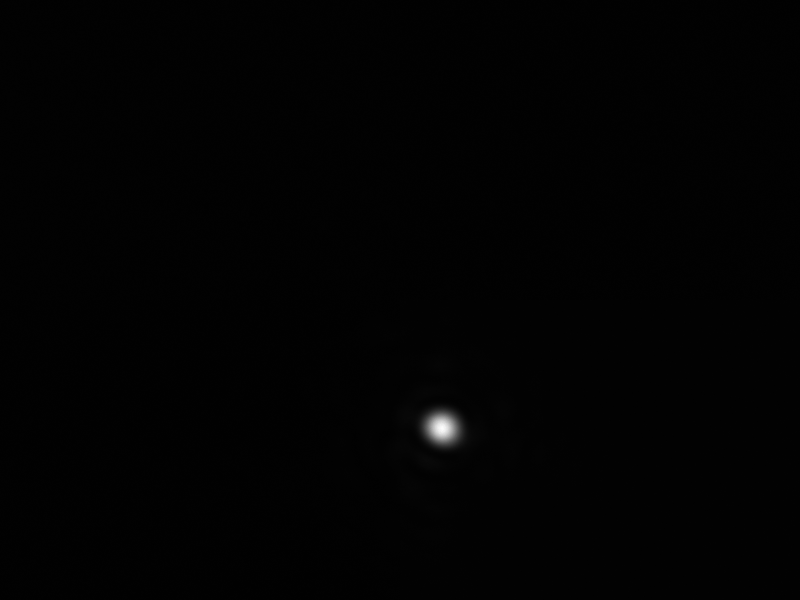
#> input picture example_files/laser_focus/157_Fz=-6mm_600mJ_680_ND10ND10ND10ND03Laser+ND40Target191320_.png, 1600 x 1200 px (shown at 1/2 size); its folder holds only this picture in this run
$ python verify_fit.py
#> lines starting #> are read from the running program, lines starting #| are printed output that depends on the picture
#!/usr/bin/env python3
"""Verify focal-spot-calculator.js fit engine against scipy reference."""
import numpy as np
from PIL import Image
from scipy.optimize import curve_fit, minimize
import glob, os

files = sorted(glob.glob('example_files/laser_focus/*.png'))

def gauss2d_flat(xy, amp, xo, yo, sigX, sigY, theta, offset):
    x, y = xy
    cosT = np.cos(theta); sinT = np.sin(theta)
    a = cosT**2/(2*sigX**2) + sinT**2/(2*sigY**2)
    b = -np.sin(2*theta)/(4*sigX**2) + np.sin(2*theta)/(4*sigY**2)
    c = sinT**2/(2*sigX**2) + cosT**2/(2*sigY**2)
    return (offset + amp * np.exp(-(a*(x-xo)**2 + 2*b*(x-xo)*(y-yo) + c*(y-yo)**2))).ravel()

print("=" * 70)
print("CHECK 1: 16-bit PNG vs 8-bit Canvas precision")
print("=" * 70)
img = Image.open(files[0])
#> img is the input picture: PIL image 1600x1200 I;16; min 292, max 42650, mean 692
arr = np.array(img)
print(f"  Raw: dtype={arr.dtype}, range=[{arr.min()},{arr.max()}]")
#|   Raw: dtype=uint16, range=[292,42650]
arr8 = (arr.astype(float)/257.0).clip(0,255)
print(f"  8-bit: range=[{arr8.min():.1f},{arr8.max():.1f}]")
#|   8-bit: range=[1.1,166.0]
print(f"  Dynamic range: 16bit={arr.max()-arr.min()} -> 8bit={arr8.max()-arr8.min():.0f} levels")
#|   Dynamic range: 16bit=42358 -> 8bit=165 levels
print()

print("=" * 70)
print("CHECK 2: Fit comparison 16-bit LM vs 8-bit LM (all images)")
print("=" * 70)
for f in files:
    img = Image.open(f)
    a16 = np.array(img, dtype=float)
    py, px = np.unravel_index(np.argmax(a16), a16.shape)
#> py = 855; px = 884
    rw, rh = 200, 200
    rx = max(0, min(a16.shape[1]-rw, px-rw//2))
#> rx = 784
    ry = max(0, min(a16.shape[0]-rh, py-rh//2))
#> ry = 755
    roi16 = a16[ry:ry+rh, rx:rx+rw]
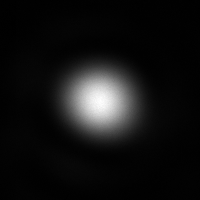
#> roi16: shape (200, 200) float64; min 460, max 42650, mean 3621.4; drawn with min black and max white
    roi8 = (roi16/257.0).clip(0,255)
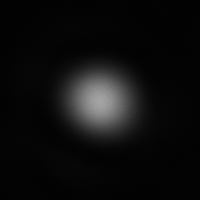
#> roi8: shape (200, 200) float64; min 1.79, max 166, mean 14.1
    ny, nx = roi16.shape
#> ny = 200; nx = 200
    xa, ya = np.meshgrid(np.arange(nx), np.arange(ny))
    mpy, mpx = np.unravel_index(np.argmax(roi16), roi16.shape)
#> mpy = 100; mpx = 100
    p0 = [roi16.max()-roi16.min(), mpx, mpy, rw/8, rh/8, 0, roi16.min()]
#> p0 = [42190, 100, 100, 25, 25, 0, 460]
    p16, _ = curve_fit(gauss2d_flat, (xa, ya), roi16.ravel(), p0=p0)
#> p16 = [43222.5, 99.78, 100.9, 21.48, 19.31, -0.439, 805.3]
    p0b = [roi8.max()-roi8.min(), mpx, mpy, rw/8, rh/8, 0, roi8.min()]
#> p0b = [164.2, 100, 100, 25, 25, 0, 1.79]
    p8, _ = curve_fit(gauss2d_flat, (xa, ya), roi8.ravel(), p0=p0b)
#> p8 = [168.2, 99.78, 100.9, 21.48, 19.31, -0.439, 3.13]
    c = 0.4
    f16 = [2*np.sqrt(2*np.log(2))*abs(p16[i])*c for i in [3,4]]
#> f16 = [20.24, 18.19]
    f8 = [2*np.sqrt(2*np.log(2))*abs(p8[i])*c for i in [3,4]]
#> f8 = [20.24, 18.19]
    bn = os.path.basename(f)[:3]
    print(f"  {bn}: 16b=({max(f16):.2f},{min(f16):.2f}) 8b=({max(f8):.2f},{min(f8):.2f}) diff=({abs(max(f16)-max(f8)):.3f},{abs(min(f16)-min(f8)):.3f})")
#|   157: 16b=(20.24,18.19) 8b=(20.24,18.19) diff=(0.000,0.000)
print()

print("=" * 70)
print("CHECK 3: Nelder-Mead convergence at 120 / 500 / 2000 iterations")
print("=" * 70)
a16 = np.array(Image.open(files[0]), dtype=float)
py, px = np.unravel_index(np.argmax(a16), a16.shape)
roi = a16[max(0,py-100):py+100, max(0,px-100):px+100]
ny, nx = roi.shape

def cost_ds(params):
    amp, xo, yo, sigX, sigY, theta, offset = params
    if sigX <= 0.1 or sigY <= 0.1: return 1e18
    cosT, sinT = np.cos(theta), np.sin(theta)
    a = cosT**2/(2*sigX**2) + sinT**2/(2*sigY**2)
    b = -np.sin(2*theta)/(4*sigX**2) + np.sin(2*theta)/(4*sigY**2)
    c = sinT**2/(2*sigX**2) + cosT**2/(2*sigY**2)
    ys = np.arange(0, ny, 2); xs = np.arange(0, nx, 2)
    XX, YY = np.meshgrid(xs, ys)
    dx = XX - xo; dy = YY - yo
    model = offset + amp * np.exp(-(a*dx**2 + 2*b*dx*dy + c*dy**2))
    return np.sum((roi[::2,::2] - model)**2)

mpy, mpx = np.unravel_index(np.argmax(roi), roi.shape)
p0 = [roi.max()-roi.min(), mpx, mpy, nx/8, ny/8, 0, roi.min()]
for mi in [120, 500, 2000]:
    r = minimize(cost_ds, p0, method='Nelder-Mead', options={'maxiter':mi, 'adaptive':True})
    sx, sy = abs(r.x[3]), abs(r.x[4])
    fmaj = max(2*np.sqrt(2*np.log(2))*sx*0.4, 2*np.sqrt(2*np.log(2))*sy*0.4)
    fmin = min(2*np.sqrt(2*np.log(2))*sx*0.4, 2*np.sqrt(2*np.log(2))*sy*0.4)
    print(f"  {mi:5d} iters: nfev={r.nfev:5d}, FWHM=({fmaj:.2f},{fmin:.2f}), converged={r.success}")
#> this loop made 3 passes
#|     120 iters: nfev=  209, FWHM=(20.04,18.75), converged=False
#|     500 iters: nfev=  819, FWHM=(19.83,18.52), converged=False
#|    2000 iters: nfev= 1780, FWHM=(20.24,18.18), converged=True
#> pass 1, in cost_ds (call 2), `dx = XX - xo`:
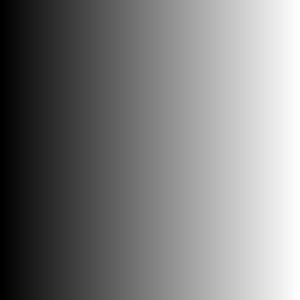
#> dx: shape (100, 100) float64 (shown 3 times larger); min -100, max 98, mean -1; drawn with min black and max white
#> pass 1, in cost_ds (call 2), `dy = YY - yo`:
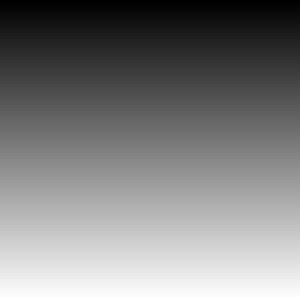
#> dy: shape (100, 100) float64 (shown 3 times larger); min -100, max 98, mean -1; drawn with min black and max white
#> pass 1, in cost_ds (call 2), `model = offset + amp * np.exp(-(a*dx**2 + 2*b*dx*dy + c*dy**2))`:
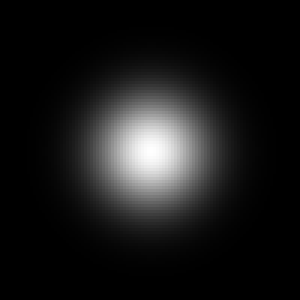
#> model: shape (100, 100) float64 (shown 3 times larger); min 460, max 44759.5, mean 4808.5; drawn with min black and max white
print()

print("=" * 70)
print("CHECK 4: Formula verification (w0, I0, a0)")
print("=" * 70)
sigma = 20.0
c = 0.4
fwhm = 2*np.sqrt(2*np.log(2))*sigma*c
w0_js = fwhm / np.sqrt(2*np.log(2))
w0_correct = 2*sigma*c
print(f"  FWHM={fwhm:.4f} um, JS_w0={w0_js:.4f}, 2*sigma_um={w0_correct:.4f}, match={abs(w0_js-w0_correct)<1e-10}")

E, tau, q, lam = 0.6, 30, 0.39, 800
sx, sy = 21.48, 19.31
fwhmX = 2*np.sqrt(2*np.log(2))*sx*c; fwhmY = 2*np.sqrt(2*np.log(2))*sy*c
fwhm_maj = max(fwhmX, fwhmY); fwhm_min = min(fwhmX, fwhmY)
w0_maj = fwhm_maj/np.sqrt(2*np.log(2)); w0_min = fwhm_min/np.sqrt(2*np.log(2))
P_g = (E/tau)/np.sqrt(np.pi)*2*np.log(2)*1000*q
P_t = (E/tau)*1000*q
area = np.pi*w0_maj*w0_min
I0_g = (2*P_g/area)*100; I0_t = (2*P_t/area)*100
a0_g = 0.86*(lam/1000)*np.sqrt(max(0,I0_g))
a0_t = 0.85*(lam/1000)*np.sqrt(max(0,I0_t))
print(f"  P_gauss={P_g:.4f}TW, P_tophat={P_t:.4f}TW")
print(f"  I0_gauss={I0_g:.4f}e18 W/cm2, I0_tophat={I0_t:.4f}e18 W/cm2")
print(f"  a0_gauss={a0_g:.4f}, a0_tophat={a0_t:.4f}")
print()

print("=" * 70)
print("SUMMARY")
print("=" * 70)
print("  CRITICAL: 16-bit PNGs lose precision via Canvas (8-bit clamp)")
print("  IMPORTANT: Nelder-Mead 120 iter may not converge (need 500+)")
print("  CORRECT: FWHM, w0, I0, a0, q-factor formulas all verified OK")
